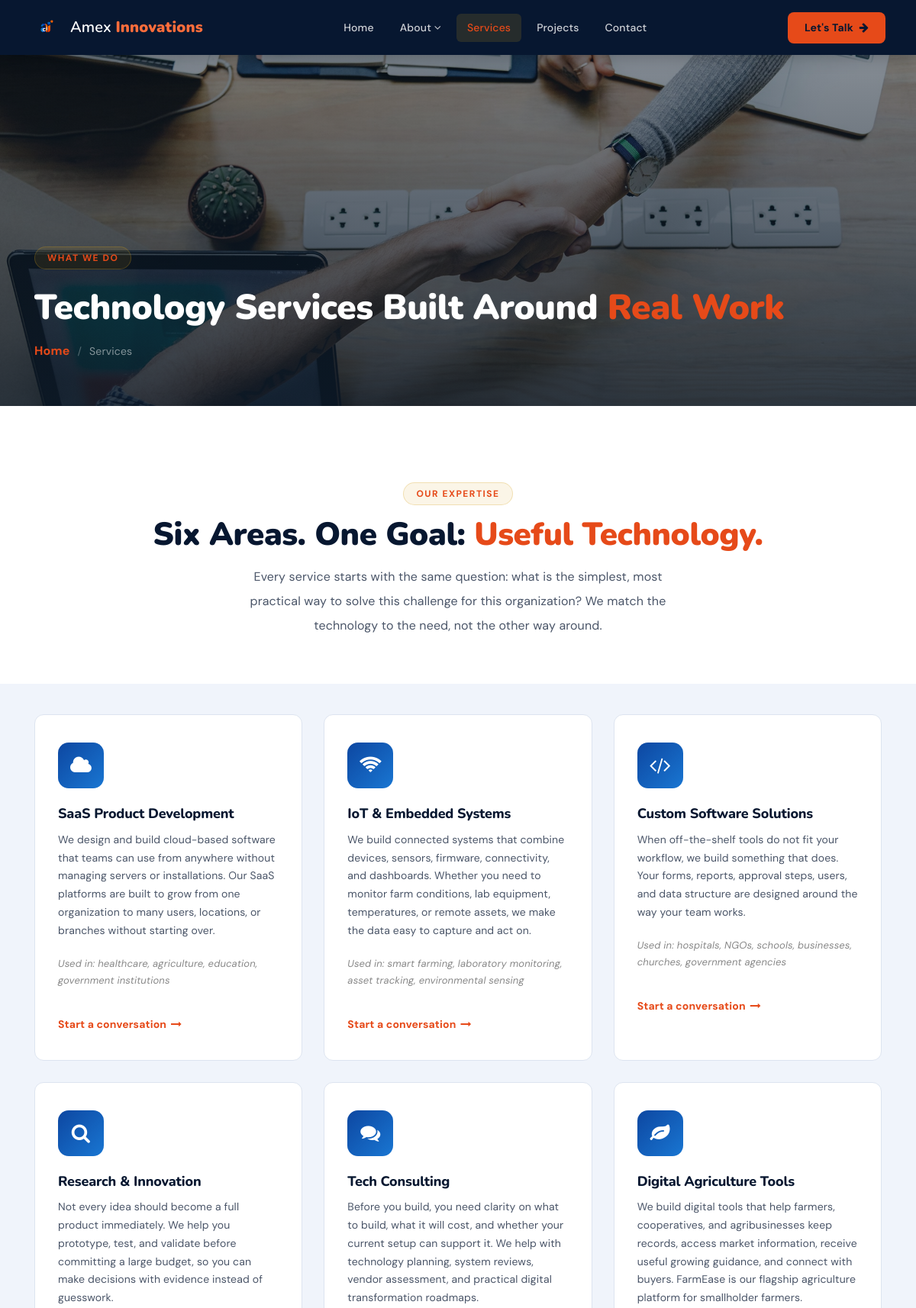
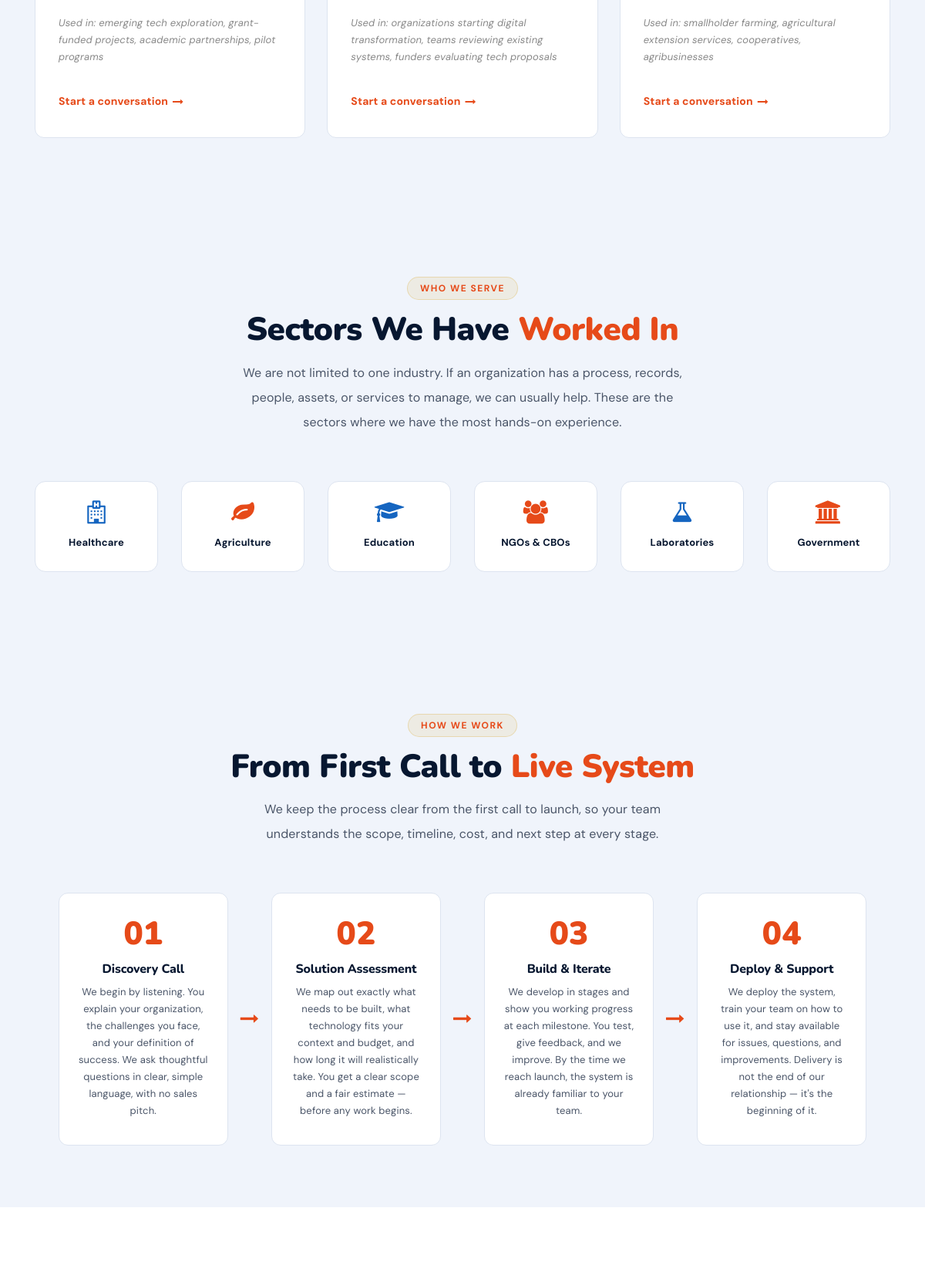
/services.php (upper part), run on the app's committed database (2 pictures, top to bottom).
### tables this page shows
CREATE TABLE IF NOT EXISTS services (
    id         INT UNSIGNED AUTO_INCREMENT PRIMARY KEY,
    title      VARCHAR(150) NOT NULL,
    slug       VARCHAR(160) NOT NULL UNIQUE,
    icon       VARCHAR(60)  NOT NULL DEFAULT 'fa-cog',
    summary    TEXT         NOT NULL,
    used_in    VARCHAR(255) NOT NULL DEFAULT '',
    sort_order INT          NOT NULL DEFAULT 0,
    is_active  TINYINT(1)   NOT NULL DEFAULT 1,
    created_at TIMESTAMP    NOT NULL DEFAULT CURRENT_TIMESTAMP,
    updated_at TIMESTAMP    NOT NULL DEFAULT CURRENT_TIMESTAMP ON UPDATE CURRENT_TIMESTAMP
);

### includes/functions.php (called while the page is built, shortened)
<?php
require_once __DIR__ . '/db.php';
function e($value) {
    return htmlspecialchars((string) $value, ENT_QUOTES, 'UTF-8');
}
function setting($key, $default = '') {
    static $cache = null;
    if ($cache === null) {
        $cache = [];
        foreach (db()->query('SELECT setting_key, setting_value FROM site_settings') as $row) {
            $cache[$row['setting_key']] = $row['setting_value'];
        }
    }
    return $cache[$key] ?? $default;
}
function site_image($key, $default = '') {
    static $cache = null;
    if ($cache === null) {
        $cache = [];
        foreach (db()->query('SELECT image_key, path FROM site_images') as $row) {
            $cache[$row['image_key']] = $row['path'];
        }
    }
    return $cache[$key] ?? $default;
}
function site_url($path = null) {
    $domain = rtrim(setting('site_domain', ''), '/');
    if ($path === null) {
        $path = parse_url($_SERVER['REQUEST_URI'] ?? '/', PHP_URL_PATH);
    }
    return $domain . '/' . ltrim($path, '/');
}

### includes/db.php (called while the page is built, shortened)
<?php
function db() {
    static $pdo = null;
    if ($pdo === null) {
        $dsn = 'mysql:host=' . DB_HOST . ';dbname=' . DB_NAME . ';charset=utf8mb4';
        $pdo = new PDO($dsn, DB_USER, DB_PASS, [
            PDO::ATTR_ERRMODE            => PDO::ERRMODE_EXCEPTION,
            PDO::ATTR_DEFAULT_FETCH_MODE => PDO::FETCH_ASSOC,
            PDO::ATTR_EMULATE_PREPARES   => false,
        ]);
    }
    return $pdo;
}

### services.php (the view, shortened to what this page needs)
<?php
require_once __DIR__ . '/includes/functions.php';
require __DIR__ . '/includes/header.php';
$services = db()->query('SELECT * FROM services WHERE is_active = 1 ORDER BY sort_order ASC')->fetchAll();
?>
    <section class="ve-page-hero ve-page-hero-sm" style="background-image:url(<?= e(site_image('services_hero', 'img/bg-img/20.jpg')) ?>);">
        <div class="ve-page-hero-overlay"></div>
        <div class="container ve-page-hero-content">
            <span class="ve-section-tag">What We Do</span>
            <h1>Technology Services Built Around <span>Real Work</span></h1>
            <nav aria-label="breadcrumb">
                <ol class="ve-breadcrumb">
                    <li><a href="index.php">Home</a></li>
                    <li class="active">Services</li>
                </ol>
            </nav>
        </div>
    </section>
    <section class="ve-section" style="padding-bottom:0;">
        <div class="container">
            <div class="ve-section-header text-center">
                <span class="ve-section-tag">Our Expertise</span>
                <h2>Six Areas. One Goal: <span>Useful Technology.</span></h2>
                <p>Every service starts with the same question: what is the simplest, most practical way to solve this challenge for this organization? We match the technology to the need, not the other way around.</p>
            </div>
        </div>
    </section>
    <section class="ve-section ve-services-section" style="padding-top:40px;">
        <div class="container">
            <div class="ve-services-grid">
                <?php foreach ($services as $i => $s): ?>
                <div class="ve-service-card wow fadeInUp" data-wow-delay="<?= 100 * ($i + 1) ?>ms">
                    <div class="ve-service-icon"><i class="fa <?= e($s['icon']) ?>"></i></div>
                    <h4><?= e($s['title']) ?></h4>
                    <p><?= e($s['summary']) ?></p>
                    <?php if ($s['used_in']): ?>
                        <p style="margin-top:10px; font-size:13px; color:#888; font-style:italic;"><?= e($s['used_in']) ?></p>
                    <?php endif; ?>
                    <a href="contact.php" class="ve-card-link" style="margin-top:16px; display:inline-flex;">Start a conversation <i class="fa fa-long-arrow-right"></i></a>
                </div>
                <?php endforeach; ?>
            </div>
        </div>
    </section>
    <section style="background:var(--ve-light); padding:80px 0;">
        <div class="container">
            <div class="ve-section-header text-center">
                <span class="ve-section-tag">Who We Serve</span>
                <h2>Sectors We Have <span>Worked In</span></h2>
                <p>We are not limited to one industry. If an organization has a process, records, people, assets, or services to manage, we can usually help. These are the sectors where we have the most hands-on experience.</p>
            </div>
            <div class="row" style="margin-top:10px;">
                <div class="col-6 col-md-4 col-lg-2 wow fadeInUp" data-wow-delay="100ms" style="margin-bottom:24px; text-align:center;">
                    <div style="background:#fff; border:1px solid var(--ve-border); border-radius:14px; padding:24px 16px;">
                        <i class="fa fa-hospital-o" style="font-size:30px; color:#1565C0; display:block; margin-bottom:12px;"></i>
                        <p style="font-size:13px; font-weight:700; color:var(--ve-dark); margin:0;">Healthcare</p>
                    </div>
                </div>
                <div class="col-6 col-md-4 col-lg-2 wow fadeInUp" data-wow-delay="150ms" style="margin-bottom:24px; text-align:center;">
                    <div style="background:#fff; border:1px solid var(--ve-border); border-radius:14px; padding:24px 16px;">
                        <i class="fa fa-leaf" style="font-size:30px; color:#E64A19; display:block; margin-bottom:12px;"></i>
                        <p style="font-size:13px; font-weight:700; color:var(--ve-dark); margin:0;">Agriculture</p>
                    </div>
                </div>
                <div class="col-6 col-md-4 col-lg-2 wow fadeInUp" data-wow-delay="200ms" style="margin-bottom:24px; text-align:center;">
                    <div style="background:#fff; border:1px solid var(--ve-border); border-radius:14px; padding:24px 16px;">
                        <i class="fa fa-graduation-cap" style="font-size:30px; color:#1565C0; display:block; margin-bottom:12px;"></i>
                        <p style="font-size:13px; font-weight:700; color:var(--ve-dark); margin:0;">Education</p>
                    </div>
                </div>
                <div class="col-6 col-md-4 col-lg-2 wow fadeInUp" data-wow-delay="250ms" style="margin-bottom:24px; text-align:center;">
                    <div style="background:#fff; border:1px solid var(--ve-border); border-radius:14px; padding:24px 16px;">
                        <i class="fa fa-users" style="font-size:30px; color:#E64A19; display:block; margin-bottom:12px;"></i>
                        <p style="font-size:13px; font-weight:700; color:var(--ve-dark); margin:0;">NGOs &amp; CBOs</p>
                    </div>
                </div>
                <div class="col-6 col-md-4 col-lg-2 wow fadeInUp" data-wow-delay="300ms" style="margin-bottom:24px; text-align:center;">
                    <div style="background:#fff; border:1px solid var(--ve-border); border-radius:14px; padding:24px 16px;">
                        <i class="fa fa-flask" style="font-size:30px; color:#1565C0; display:block; margin-bottom:12px;"></i>
                        <p style="font-size:13px; font-weight:700; color:var(--ve-dark); margin:0;">Laboratories</p>
                    </div>
                </div>
                <div class="col-6 col-md-4 col-lg-2 wow fadeInUp" data-wow-delay="350ms" style="margin-bottom:24px; text-align:center;">
                    <div style="background:#fff; border:1px solid var(--ve-border); border-radius:14px; padding:24px 16px;">
                        <i class="fa fa-university" style="font-size:30px; color:#E64A19; display:block; margin-bottom:12px;"></i>
                        <p style="font-size:13px; font-weight:700; color:var(--ve-dark); margin:0;">Government</p>
                    </div>
                </div>
            </div>
        </div>
    </section>
    <section class="ve-process-section">
        <div class="container">
            <div class="ve-section-header text-center">
                <span class="ve-section-tag">How We Work</span>
                <h2>From First Call to <span>Live System</span></h2>
                <p>We keep the process clear from the first call to launch, so your team understands the scope, timeline, cost, and next step at every stage.</p>
            </div>
            <div class="ve-process-grid">
                <div class="ve-process-step wow fadeInUp" data-wow-delay="100ms">
                    <div class="ve-process-num">01</div>
                    <h5>Discovery Call</h5>
                    <p>We begin by listening. You explain your organization, the challenges you face, and your definition of success. We ask thoughtful questions in clear, simple language, with no sales pitch.</p>
                </div>
                <div class="ve-process-arrow"><i class="fa fa-long-arrow-right"></i></div>
                <div class="ve-process-step wow fadeInUp" data-wow-delay="250ms">
                    <div class="ve-process-num">02</div>
                    <h5>Solution Assessment</h5>
                    <p>We map out exactly what needs to be built, what technology fits your context and budget, and how long it will realistically take. You get a clear scope and a fair estimate — before any work begins.</p>
                </div>
                <div class="ve-process-arrow"><i class="fa fa-long-arrow-right"></i></div>
                <div class="ve-process-step wow fadeInUp" data-wow-delay="400ms">
                    <div class="ve-process-num">03</div>
                    <h5>Build &amp; Iterate</h5>
                    <p>We develop in stages and show you working progress at each milestone. You test, give feedback, and we improve. By the time we reach launch, the system is already familiar to your team.</p>
                </div>
                <div class="ve-process-arrow"><i class="fa fa-long-arrow-right"></i></div>
                <div class="ve-process-step wow fadeInUp" data-wow-delay="550ms">
                    <div class="ve-process-num">04</div>
                    <h5>Deploy &amp; Support</h5>
                    <p>We deploy the system, train your team on how to use it, and stay available for issues, questions, and improvements. Delivery is not the end of our relationship — it's the beginning of it.</p>
                </div>
            </div>
        </div>
    </section>
    <section class="ve-section ve-faq-section">
    </section>
<?php require __DIR__ . '/includes/footer.php'; ?>

### style.css (style rules this page uses)
* { margin: 0; padding: 0; }
body { font-family: "Source Sans 3", sans-serif; font-size: 14px; }
h1, h2, h3, h4, h5, h6 { font-family: "Raleway", sans-serif; color: #000000; line-height: 1.3; font-weight: 700; }
p { color: #838383; font-size: 15px; line-height: 2; font-weight: 400; }
a, a:hover, a:focus { -webkit-transition-duration: 500ms; transition-duration: 500ms; text-decoration: none; outline: 0 solid transparent; color: #000000; font-weight: 700; font-size: 16px; }
ul, ol { margin: 0; }
ul li, ol li { list-style: none; }
body { font-family: 'Segoe UI', 'Helvetica Neue', Arial, sans-serif; letter-spacing: 0.01em; }
h1, h2, h3, h4, h5, h6 { font-weight: 700; letter-spacing: -0.01em; }

### css/classy-nav.css (style rules this page uses)
* { margin: 0; padding: 0; }
body { font-family: "Roboto", sans-serif; }
ul, ol { margin: 0; }
ul li, ol li { list-style: none; }

### data on the page
services: title "SaaS Product Development", summary "We design and build cloud-based software that teams can use from anywhere without managing servers or installations. Our SaaS platforms are built to grow from one organization to many users, locations, or branches without starting over.", used_in "Used in: healthcare, agriculture, education, government institutions"
services: title "IoT & Embedded Systems", summary "We build connected systems that combine devices, sensors, firmware, connectivity, and dashboards. Whether you need to monitor farm conditions, lab equipment, temperatures, or remote assets, we make the data easy to capture and act on.", used_in "Used in: smart farming, laboratory monitoring, asset tracking, environmental sensing"
services: title "Custom Software Solutions", summary "When off-the-shelf tools do not fit your workflow, we build something that does. Your forms, reports, approval steps, users, and data structure are designed around the way your team works.", used_in "Used in: hospitals, NGOs, schools, businesses, churches, government agencies"
services: title "Research & Innovation", summary "Not every idea should become a full product immediately. We help you prototype, test, and validate before committing a large budget, so you can make decisions with evidence instead of guesswork.", used_in "Used in: emerging tech exploration, grant-funded projects, academic partnerships, pilot programs"
services: title "Tech Consulting", summary "Before you build, you need clarity on what to build, what it will cost, and whether your current setup can support it. We help with technology planning, system reviews, vendor assessment, and practical digital transformation roadmaps.", used_in "Used in: organizations starting digital transformation, teams reviewing existing systems, funders evaluating tech proposals"
services: title "Digital Agriculture Tools", summary "We build digital tools that help farmers, cooperatives, and agribusinesses keep records, access market information, receive useful growing guidance, and connect with buyers. FarmEase is our flagship agriculture platform for smallholder farmers.", used_in "Used in: smallholder farming, agricultural extension services, cooperatives, agribusinesses"
